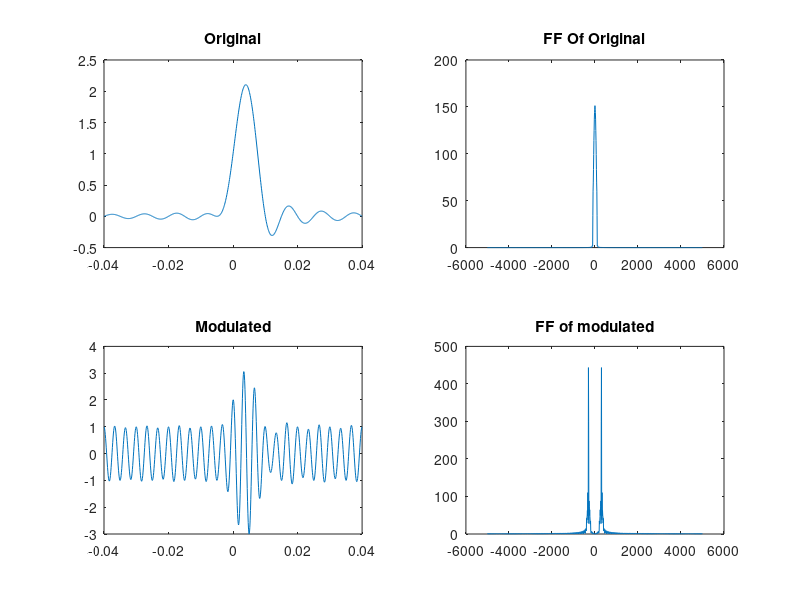
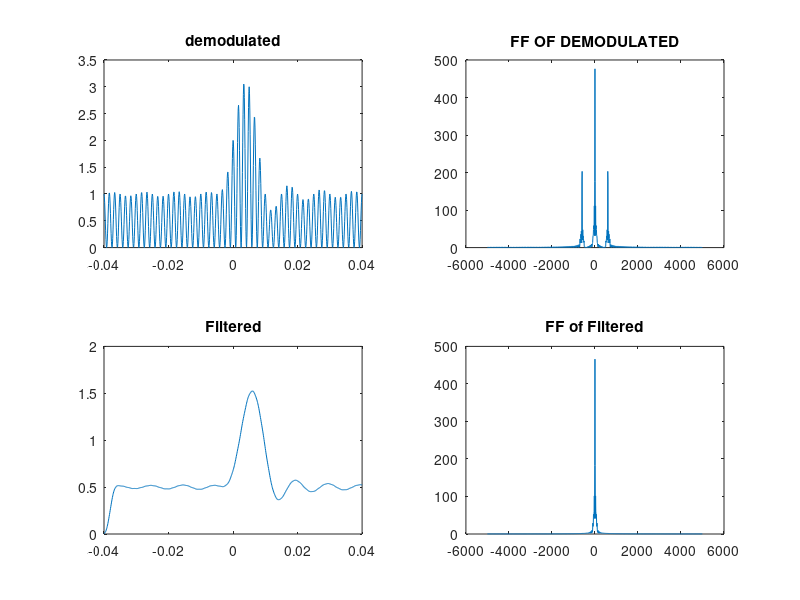

Recreate these plots in MATLAB, in order.
t=[-0.04:0.0001:0.04];
Ta=0.01;
m_sig=sinc(2*(t/Ta))+sinc(2*(t/Ta)-1)+sinc(2*(t/Ta)-1);

plot(t,m_sig);
Lfft=length(t);
Lfft=2^ceil(log2(Lfft));
M=fftshift(fft(m_sig,Lfft));
w=(-Lfft/2:Lfft/2-1)/(Lfft*0.0001);
h=fir1(40,[150*0.0001]);
%Modulation
mod=(1+m_sig).*cos(2*3.14*300*t);
Mod=fftshift(fft(mod,Lfft));
%demodulation
dem=mod.*cos(2*3.14*300*t);
Dem=fftshift(fft(dem,Lfft));
%applying Filter
 s_rec=filter(h,1,dem);
 S_rec=fftshift(fft(s_rec,Lfft));
 figure(1);subplot(221);plot(t,m_sig);title('Original');
 subplot(222);plot(w,abs(M));title('FF Of Original');
 subplot(223);plot(t,mod);title('Modulated');
 subplot(224);plot(w,abs(Mod));title('FF of modulated');
 figure(2);
 subplot(221);plot(t,dem);title('demodulated');
 subplot(222);plot(w,abs(Dem));title('FF OF DEMODULATED');
 subplot(223);plot(t,s_rec);title('Filtered');
 subplot(224);plot(w,abs(S_rec));title('FF of Filtered');
 



